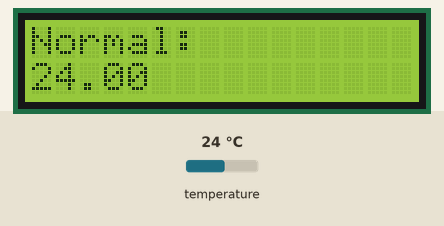
Simulated run of this sketch. Board: Arduino Uno, built with avr-gcc and run on an emulated ATmega328P. Shown: 16×2 character LCD. The test bench sets the inputs (shaded band); at power-on: temperature 24 °C. What the sketch prints to the serial monitor is not drawn.

Above: at 2.2 s.
2.3 s: temperature set to 19 °C
At 3.9 s:
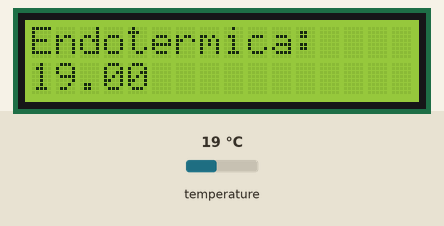
4.9 s: temperature set to 28 °C
At 5.9 s:
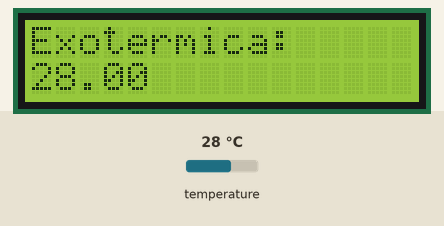
7.2 s: temperature set to 12 °C
At 9.8 s:
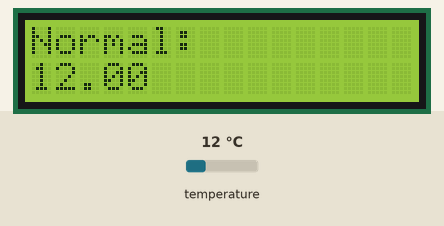
Timing chart, 0 to 11.3 s (numbered marks = the images above; inputs shaded):
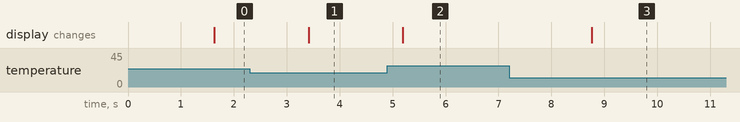

Measured:
- after the input at 2.3 s, the display: changes after 1.1 s (image 1)
- after the input at 4.9 s, the display: changes after 0.30 s (image 2)
- after the input at 7.2 s, the display: changes after 1.6 s (image 3)

The sketch:

D18B20_2.ino
```cpp
#include <OneWire.h>
#include <DallasTemperature.h>
#include <LiquidCrystal_I2C.h>

LiquidCrystal_I2C lcd(0x27, 16, 2);

// Pino digital ao qual o sensor DS18B20 está conectado
#define ONE_WIRE_BUS 2

// Instancia o objeto OneWire e associa o pino do sensor
OneWire oneWire(ONE_WIRE_BUS);

// Repassa as referências do OneWire para o sensor DS18B20
DallasTemperature sensor(&oneWire);

float leituraInicial = 0; // temperatura inicial
float leituraAtual = 0;    // leitura atual

void escreveTemperatura(const char* tipo, float temp) {
  lcd.clear();
  lcd.setCursor(0, 0);
  lcd.print(tipo);
  lcd.setCursor(0, 1);
  lcd.print(temp, 2); // Mostra 1 casa decimal
}

void setup() {
  lcd.init();
  lcd.setBacklight(HIGH);
  Serial.begin(9600);
  Serial.println("Sensor de temperatura Dallas DS18B20");

  // Inicializa o sensor DS18B20
  sensor.begin();

  // pega uma temperatura inicial
  sensor.requestTemperatures();
  leituraInicial = sensor.getTempCByIndex(0);
}

void loop() {
  Serial.println("");
  Serial.print("Temperatura inicial: ");
  Serial.println(leituraInicial);
  // Solicita uma nova leitura do sensor
  sensor.requestTemperatures();
  leituraAtual = sensor.getTempCByIndex(0);

  // Calcula a variação de temperatura
  float variacao = leituraAtual - leituraInicial;

  // Exibe os resultados no LCD e na Serial
  if (variacao >= 0.85 && variacao <= 5) {
    escreveTemperatura("Exotermica:", leituraAtual);
    Serial.print("Exotermica: ");
    Serial.println(leituraAtual);
  } else if (variacao <= -1 && variacao >= -5) {
    escreveTemperatura("Endotermica:", leituraAtual);
    Serial.print("Endotermica: ");
    Serial.println(leituraAtual);
  } else {
    escreveTemperatura("Normal:", leituraAtual);
    Serial.print("Normal: ");
    Serial.println(leituraAtual);
  }

  // Aguarda antes de atualizar leituraInicial
  delay(1000); // 1 segundo

  // Atualiza a leitura anterior para a próxima iteração
  // leituraInicial = leituraAtual;
}
```
